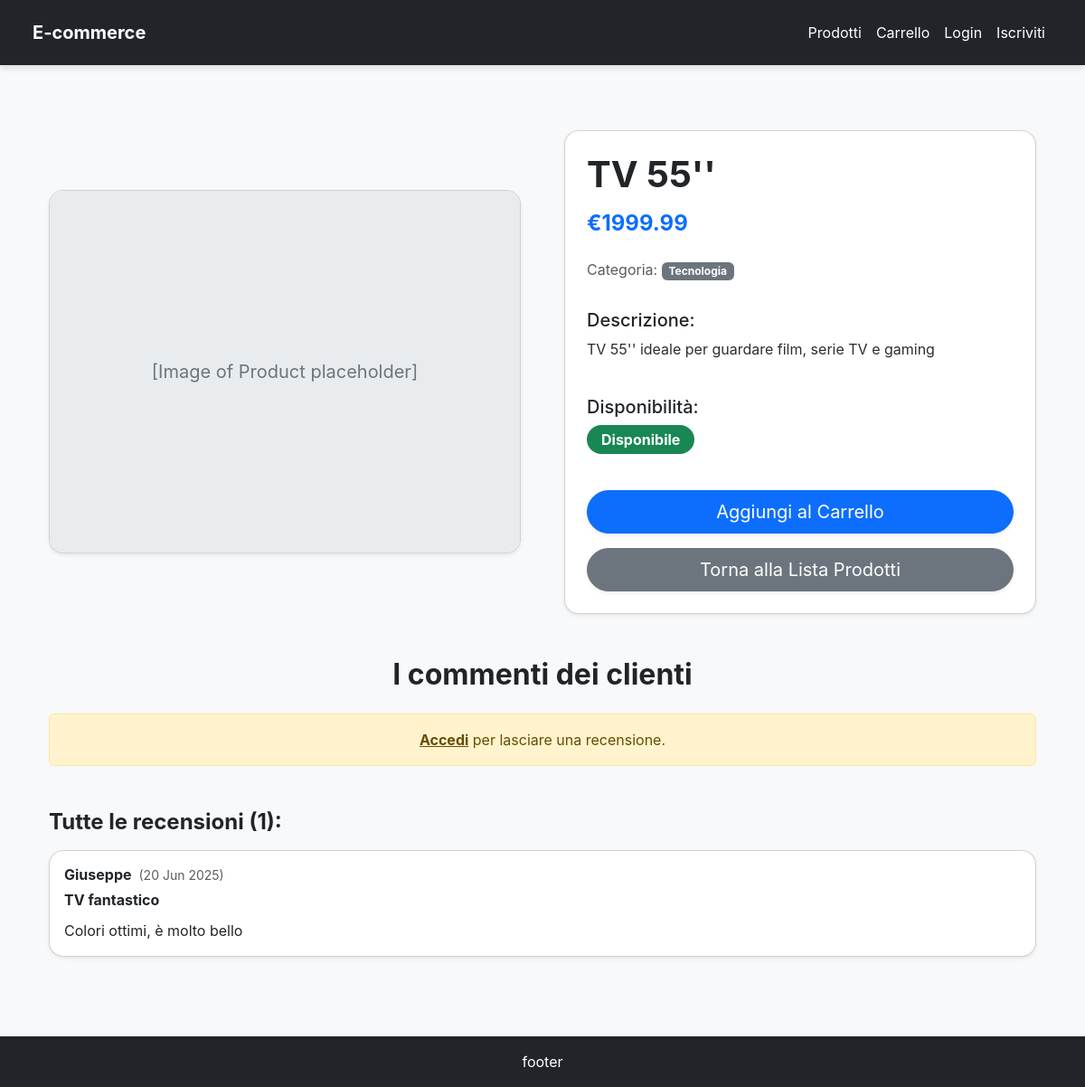
The app's page /products/tv-55/, older data.
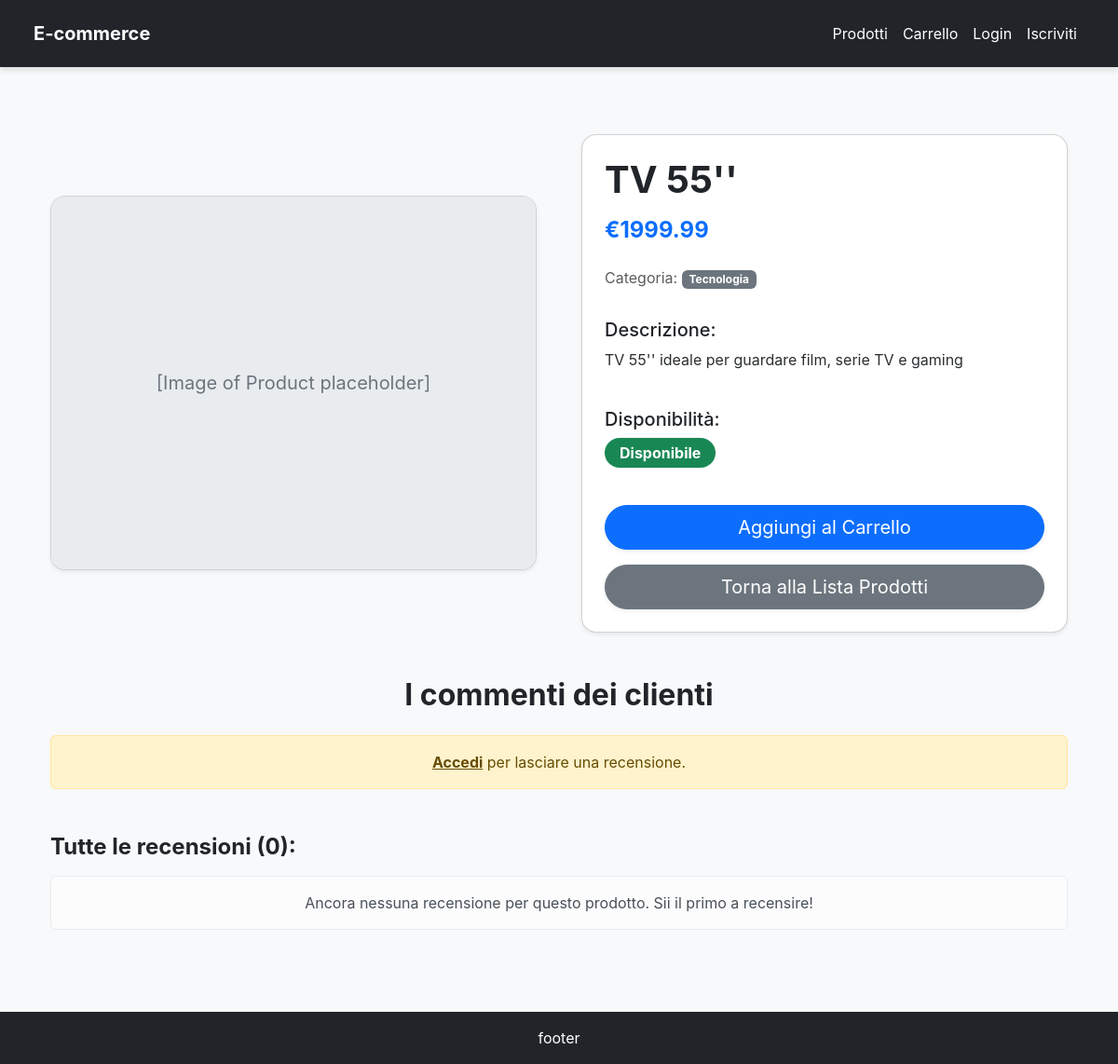
The same page, newer data.
### products/models.py (models this page shows, shortened)
class Product(models.Model):
    name = models.CharField(max_length=200, verbose_name="Nome Prodotto")
    slug = models.SlugField(max_length=200, unique=True, help_text="Slug unico per l'URL del prodotto")
    category = models.ForeignKey(
        Category,
        on_delete=models.SET_NULL,
        null=True,
        blank=True,
        related_name='products',
        verbose_name="Categoria"
    )
    description = models.TextField(verbose_name="Descrizione prodotto")
    price = models.DecimalField(
        max_digits=10,
        decimal_places=2,
        verbose_name="Prezzo in €"
    )
    stock = models.IntegerField(
        default=0,
        verbose_name="Quantità Disponibile",
        help_text="Quantità di prodotti disponibili in magazzino."
    )
    created_at = models.DateTimeField(auto_now_add=True, verbose_name="Data Creazione")
    updated_at = models.DateTimeField(auto_now=True, verbose_name="Ultimo Aggiornamento")
    class Meta:
        ordering = ('name',)
        verbose_name = "Prodotto"
        verbose_name_plural = "Prodotti"

class Category(models.Model):
    name = models.CharField(max_length=100, unique=True, verbose_name="Nome Categoria")
    slug = models.SlugField(max_length=100, unique=True, help_text="Slug unico per l'URL della categoria")
    class Meta:
        ordering = ('name',)
        verbose_name_plural = "Categorie"

class Review(models.Model):
    customer = models.ForeignKey(settings.AUTH_USER_MODEL, on_delete=models.CASCADE)
    product = models.ForeignKey(Product, on_delete=models.CASCADE)
    title = models.CharField(max_length=100)
    text = models.TextField(blank=True)
    created_at = models.DateTimeField(auto_now_add=True)
    class Meta:
        unique_together = ('customer', 'product')

### accounts/models.py (models this page shows, shortened)
class CustomUser(AbstractUser):
    birth_date = models.DateField(blank=True, null=True)
    country = models.CharField(max_length=100, blank=True, null=True)
    city = models.CharField(max_length=100, blank=True, null=True)
    address = models.CharField(max_length=255, blank=True, null=True)
    postcode = models.CharField(max_length=20, blank=True, null=True)
    REQUIRED_FIELDS = ['email']
    class Meta:
        verbose_name = 'Custom user'
        verbose_name_plural = 'Custom users'

### products/views.py (the view, shortened to what this page needs)
# urls.py: path("<slug:slug>/", ProductDetails.as_view(), name="product_details"),
class ProductDetails(DetailView):
    model = Product
    template_name = "product_details.html"
    context_object_name = 'product'
    slug_field = 'slug'
    slug_url_kwarg = 'slug'
    def get_context_data(self, **kwargs):
        context = super().get_context_data(**kwargs)
        product = self.get_object() # Ottiene il prodotto corrente
        context['reviews'] = Review.objects.filter(product=product)
        context['review_form'] = None # Inizializza il form a None
        context['has_purchased'] = False
        context['user_review'] = None # Recensione dell'utente corrente, se esiste
        return context

### templates/product_details.html (shortened to what this page needs)
{% extends 'base.html' %}
{% load crispy_forms_tags %}
{% block content %}
<div class="container my-5">
    <div class="row gx-5 align-items-center">
        <div class="col-md-6 mb-4 mb-md-0">
            <div class="card shadow-sm rounded-card overflow-hidden">
                <div class="img-placeholder" style="height: 400px;">
                    [Image of Product placeholder]
                </div>
            </div>
        </div>
        <div class="col-md-6">
            <div class="card shadow-sm rounded-card p-4">
                <h1 class="fw-bold text-dark mb-3">{{ product.name }}</h1>
                <h4 class="text-primary fw-bold mb-4">€{{ product.price|floatformat:2 }}</h4>
                <p class="text-muted mb-2">Categoria: <span class="badge bg-secondary">{{ product.category.name }}</span></p>
                <h5 class="mt-4 mb-2 text-dark">Descrizione:</h5>
                <p class="text-secondary-emphasis">{{ product.description }}</p>
                <div class="mt-4 mb-4">
                    <h5 class="text-dark">Disponibilità:</h5>
                    {% if product.stock > 0 %}
                        <span class="badge bg-success fs-6 py-2 px-3 rounded-pill">Disponibile</span>
                    {% else %}
                        <span class="badge bg-danger fs-6 py-2 px-3 rounded-pill">Non disponibile</span>
                    {% endif %}
                </div>
                <div class="mt-auto pt-3">
                    {% if product.stock > 0 %}
                        <form action="{% url 'add_to_cart' product.id %}" method="post" class="d-grid gap-2">
                            <button type="submit" class="btn btn-primary btn-lg rounded-pill shadow-sm">Aggiungi al Carrello</button>
                        </form>
                    {% else %}
                        <button class="btn btn-secondary btn-lg rounded-pill shadow-sm" disabled>Non Disponibile</button>
                    {% endif %}
                    <a href="{% url 'product_list' %}" class="btn btn-secondary btn-lg w-100 rounded-pill shadow-sm mt-3">
                        Torna alla Lista Prodotti
                    </a>
                </div>
            </div>
        </div>
    </div>
    <div class="row mt-5">
        <div class="col-12">
            <h2 class="fw-bold text-dark mb-4 text-center">I commenti dei clienti</h2>
            {% if user.is_authenticated %}
                {% if user_review %}
                    <div class="card shadow-lg rounded-card p-4 mb-4 border border-warning">
                        <h4 class="fw-bold text-warning mb-3">La tua recensione:</h4>
                        <p><strong>Titolo:</strong> {{ user_review.title }}</p>
                        <p><strong>Commento:</strong> {{ user_review.text|default:"Nessun commento." }}</p>
                        <p class="text-muted small">Pubblicato il: {{ user_review.created_at|date:"d M Y, H:i" }}</p>
                        <button class="btn btn-outline-warning rounded-pill mt-3" data-bs-toggle="modal" data-bs-target="#editReviewModal">Modifica la tua Recensione</button>
                    </div>
                    <div class="modal fade" id="editReviewModal" tabindex="-1" aria-labelledby="editReviewModalLabel" aria-hidden="true">
                        <div class="modal-dialog modal-dialog-centered">
                            <div class="modal-content rounded-card">
                                <div class="modal-header">
                                    <h5 class="modal-title" id="editReviewModalLabel">Modifica la tua Recensione</h5>
                                    <button type="button" class="btn-close" data-bs-dismiss="modal" aria-label="Close"></button>
                                </div>
                                <form method="post" action="{% url 'add_review' product.slug %}">
                                    {% csrf_token %}
                                    <div class="modal-body">
                                        {{ review_form|crispy }}
                                    </div>
                                    <div class="modal-footer">
                                        <button type="button" class="btn btn-secondary rounded-pill" data-bs-dismiss="modal">Annulla</button>
                                        <button type="submit" class="btn btn-primary rounded-pill">Salva Modifiche</button>
                                    </div>
                                </form>
                            </div>
                        </div>
                    </div>
                {% elif has_purchased %}
                    <div class="card shadow-lg rounded-card p-4 mb-4">
                        <h4 class="fw-bold text-dark mb-3">Lascia la tua recensione:</h4>
                        <form method="post" action="{% url 'add_review' product.slug %}">
                            {% csrf_token %}
                            {{ review_form|crispy }}
                            <button type="submit" class="btn btn-success rounded-pill mt-3">Invia Recensione</button>
                        </form>
                    </div>
                {% else %}
                    <div class="alert alert-info text-center" role="alert">
                        Acquista questo prodotto e attendi che l'ordine sia 'Consegnato' per lasciare una recensione.
                    </div>
                {% endif %}
            {% else %}
                <div class="alert alert-warning text-center" role="alert">
                    <a href="{% url 'login' %}" class="alert-link">Accedi</a> per lasciare una recensione.
                </div>
            {% endif %}
            <h4 class="fw-bold text-dark mb-3 mt-5">Tutte le recensioni ({{ reviews.count }}):</h4>
            {% if reviews %}
                {% for review in reviews %}
                <div class="card p-3 mb-3 shadow-sm rounded-card">
                    <div class="d-flex align-items-center mb-2">
                        <h6 class="fw-bold mb-0 me-2">{{ review.customer.username }}</h6>
                        <span class="text-muted small">({{ review.created_at|date:"d M Y" }})</span>
                    </div>
                    <div class="mb-2">
                        <h6 class="fw-bold mb-1">{{ review.title }}</h6>
                    </div>
                    <p class="mb-0">{{ review.text|default:"Nessun commento." }}</p>
                </div>
                {% endfor %}
            {% else %}
                <div class="alert alert-light text-center" role="alert">
                    Ancora nessuna recensione per questo prodotto. Sii il primo a recensire!
                </div>
            {% endif %}
        </div>
    </div>
</div>
{% endblock content %}

### templates/base.html (shortened to what this page needs)
<!DOCTYPE html>
<html lang="it">
<head>
    <link href="https://cdn.jsdelivr.net/npm/bootstrap@5.3.3/dist/css/bootstrap.min.css" rel="stylesheet"
          xintegrity="sha384-QWTKZyjpPEjISv5WaRU9Oer_idvLwtxj0s3rNb+eD+PjSgWvKWHB/a8P+fK7">
</head>
<body class="d-flex flex-column min-vh-100">
    <nav class="navbar navbar-expand-lg fixed-top navbar-dark bg-dark px-4 py-3">
        <div class="container-fluid">
            <a class="navbar-brand fw-bold text-white" href="/">E-commerce</a>
            <div class="collapse navbar-collapse" id="navbarNav">
                {% if user.is_authenticated %}
                <ul class="navbar-nav ms-auto">
                    <li class="nav-item">
                        <a class="nav-link text-white" href="{% url 'product_list' %}">Prodotti</a>
                    </li>
                    <li class="nav-item">
                        <a class="nav-link text-white" href="{% url 'cart' %}">Carrello</a>
                    </li>
                    <li class="nav-item dropdown">
                        <a class="nav-link dropdown-toggle" href="#" role="button" data-bs-toggle="dropdown" aria-expanded="false">
                            {{ user.username }}
                        </a>
                        <ul class="dropdown-menu">
                            <li><a class="dropdown-item" href="{% url 'dashboard' %}">Profilo</a></li>
                            <li><a class="dropdown-item" href="#">Wishlist</a></li>
                            <li><a class="dropdown-item" href="{% url 'my_orders' %}">I miei ordini</a></li>
                            <li>
                                <form action="{% url 'logout' %}" method="post" class="d-inline">
                                        {% csrf_token %}
                                        <button type="submit" class="dropdown-item">Logout</button>
                                </form>
                            </li>
                        </ul>
                    </li>
                </ul>
                {% else %}
                <ul class="navbar-nav ms-auto">
                    <li class="nav-item">
                        <a class="nav-link text-white" href="{% url 'product_list' %}">Prodotti</a>
                    </li>
                    <li class="nav-item">
                        <a class="nav-link text-white" href="{% url 'cart' %}">Carrello</a>
                    </li>
                    <li class="nav-item">
                        <a class="nav-link text-white" href="{% url 'login' %}">Login</a>
                    </li>
                    <li class="nav-item">
                        <a class="nav-link text-white" href="{% url 'signup' %}">Iscriviti</a>
                    </li>
                </ul>
                {% endif %}
            </div>
        </div>
    </nav>
    <main class="container my-4 flex-grow-1">
        {% block content %}
        {% endblock content %}
    </main>
    <footer class="bg-dark text-white text-center py-3 mt-auto rounded-top-lg">
        <div class="container">
            <p class="mb-0">footer</p>
        </div>
    </footer>
</body>
</html>

### templates/base.html (style rules this page uses)
body { font-family: 'Inter', sans-serif; background-color: #f8f9fa; padding-top: 4.5rem; }
.rounded-card { border-radius: 1rem; }
.navbar { box-shadow: 0 4px 6px rgba(0, 0, 0, 0.1); }
.btn-primary, .btn-secondary { border-radius: 0.5rem; }
.img-placeholder { background-color: #e9ecef; display: flex; align-items: center; justify-content: center; font-size: 1.25rem; color: #6c757d; height: 200px; border-radius: 0.5rem; }

Row changes from the older to the newer data that the page shows:
removed Review: customer.username "Giuseppe", created_at "20 Jun 2025", title "TV fantastico", text "Colori ottimi, è molto bello"
Text that changed along with them:
{{ reviews.count }}: "1" → "0"
text now shown: "Ancora nessuna recensione per questo prodotto. Sii il primo a recensire!"
